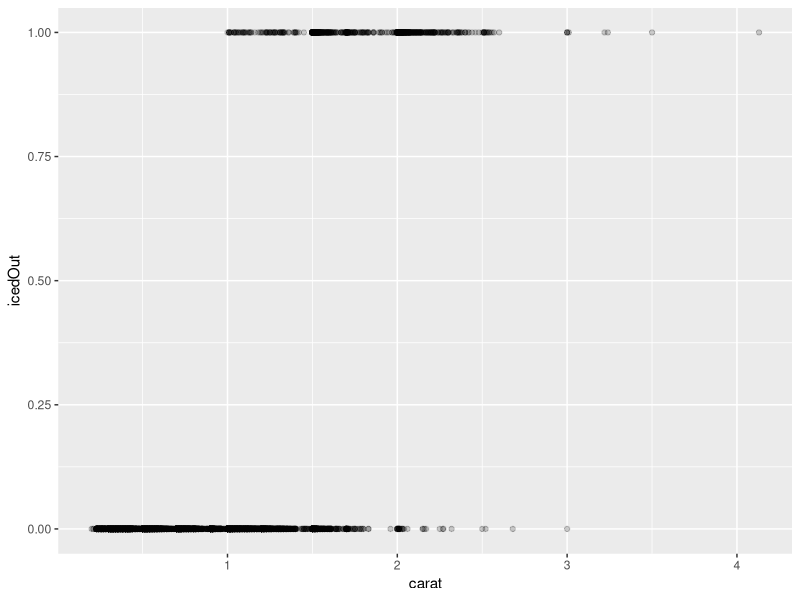
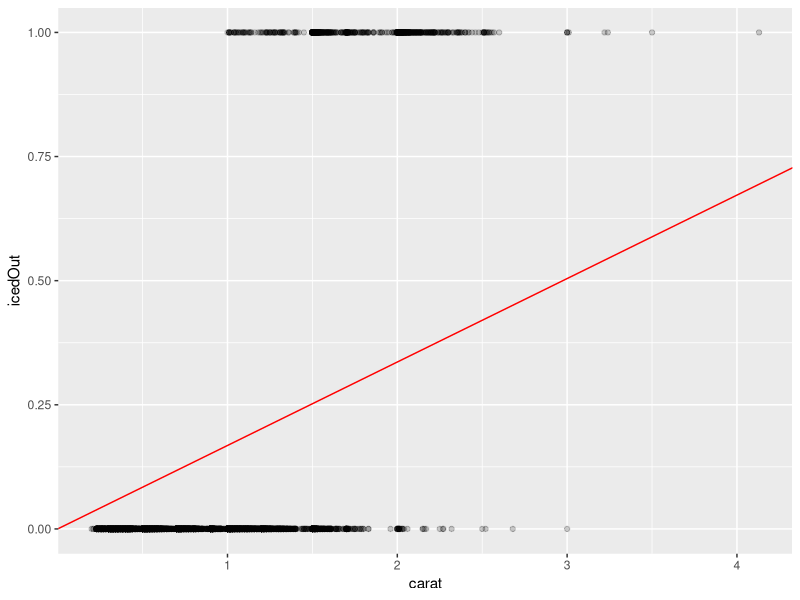

Here is the R script that generated these plots, in order:
#' Author: Ted Kwartler
#' Date: 7-4-2018
#' Purpose: What happens when regression is applied to a binary outcome?
#' 

# libs
library(ggplot2)
library(dplyr)

# wd
setwd("C:/Users/Edward/Desktop/HarvardSummerAdmin2018/Lessons/3_July18-Reg_LogReg")

# Data
data('diamonds')

# Convert to binary
diamonds$icedOut <- ifelse(diamonds$price >= 11000,1, 0)
diamonds$price <- NULL

set.seed(1234)
sampDiamonds <- sample_n(diamonds, 10000)

# Remember this?
p <- ggplot(sampDiamonds, aes(carat, icedOut)) +geom_point(alpha=0.2)
p

# Since we see a relationship let's make a linear model to predict prices
fit <- lm(icedOut ~ carat + 0, sampDiamonds)
coefficients(fit)

# Add out model predictions; does this look like a good fit?
p <- p + geom_abline(intercept =  0, slope = 0.1681, color='red')
p

# Suppose you *could* get a 12 carat diamond
hopeDiamond <- data.frame(carat = 12)
gettingCrunk <- predict(fit, hopeDiamond)

# 1= Yes, the diamonds is more than $11k; 0 means no.  What does this mean?  We must have used the wrong method!
gettingCrunk

# End